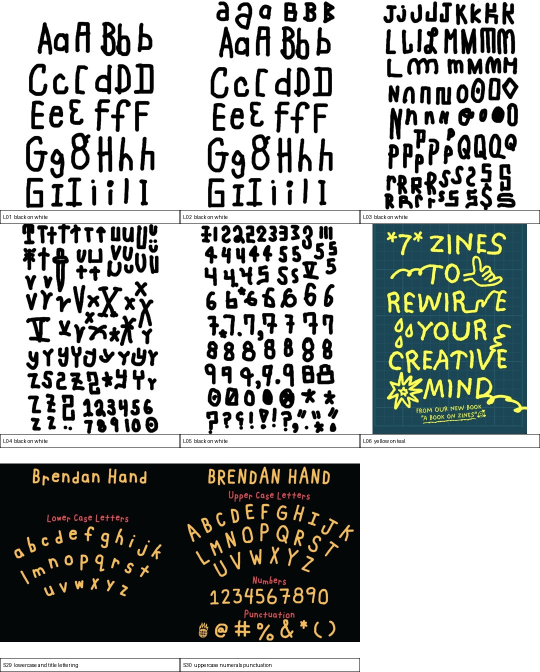
#> input picture skills/draw-like-brendan/assets/lettering-contact-sheet.jpg, 1080 x 1344 px (shown at 1/2 size)
$ python analyze_image.py ../assets/lettering-contact-sheet.jpg
#> lines starting #> are read from the running program, lines starting #| are printed output that depends on the picture
#!/usr/bin/env python3
from __future__ import annotations

import argparse
from pathlib import Path
import colorsys
import json


def analyze(path: Path, background: str = "derive", require_bold_color: bool = True, style_profile: str = "poster") -> dict:
#> called with background = 'derive', require_bold_color = True, style_profile = 'poster'
    try:
        from PIL import Image
    except ImportError:
        return {"available": False, "hard_failures": [], "warnings": ["Pillow unavailable; perform visual mechanical lint manually"]}

    image = Image.open(path).convert("RGB")
#> image is the input picture: PIL image 1080x1344 RGB; mean R, G, B 166, 168.7, 165.9
    sample = image.copy()
    sample.thumbnail((512, 512))
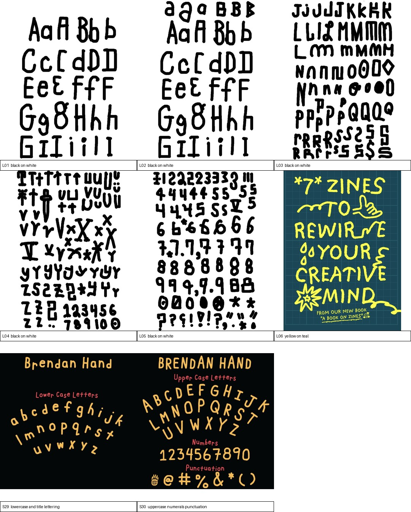
#> sample: PIL image 411x512 RGB; mean R, G, B 166, 168.6, 165.9
    pixels = list(sample.getdata())
#> pixels = 210432 items
    total = max(len(pixels), 1)
#> total = 210432

    near_white = 0
    near_black = 0
    colored = 0
    bold = 0
    cream = 0
    quantized = set()
    for r, g, b in pixels:
        mx, mn = max(r, g, b), min(r, g, b)
        if r > 240 and g > 240 and b > 240:
            near_white += 1
        if r < 45 and g < 45 and b < 45:
            near_black += 1
        h, s, v = colorsys.rgb_to_hsv(r / 255, g / 255, b / 255)
        if s > 0.20 and v > 0.25:
            colored += 1
        if s > 0.55 and v > 0.40:
            bold += 1
        if 0.08 < h < 0.18 and 0.05 < s < 0.35 and v > 0.75:
            cream += 1
        quantized.add((r // 32, g // 32, b // 32))
#> after the loop, bold = 5017; colored = 23606; cream = 1; near_black = 50168; near_white = 114305; quantized = 93 items

    corners = [sample.getpixel((0, 0)), sample.getpixel((sample.width - 1, 0)), sample.getpixel((0, sample.height - 1)), sample.getpixel((sample.width - 1, sample.height - 1))]
#> corners = [(255, 255, 255), (255, 255, 255), (114, 114, 114), (255, 255, 255)]
    white_corners = sum(1 for r, g, b in corners if r > 235 and g > 235 and b > 235)
#> white_corners = 3
    colored_ratio = colored / total
#> colored_ratio = 0.112
    bold_ratio = bold / total
#> bold_ratio = 0.0238
    bold_share = bold / max(colored, 1)
#> bold_share = 0.213

    hard, warnings = [], []
    if background.lower() in {"white", "pure white", "#ffffff"} and white_corners < 3:
        hard.append("default-white-background-failed")
    black_ratio = near_black / total
#> black_ratio = 0.238
    profile = style_profile or "poster"

    if black_ratio < 0.025:
        warnings.append("low-dark-linework-ratio")
    if require_bold_color and colored_ratio > 0.03 and bold_share < 0.35:
        warnings.append("color-is-muted; compare with the selected source palette")
    if cream / total > 0.08 and background.lower() in {"white", "pure white", "#ffffff"} and profile != "portrait":
        hard.append("cream-or-parchment-drift")
    if require_bold_color and bold_ratio < 0.025:
        warnings.append("very-little-bold-color-coverage")

    return {
        "available": True,
        "style_profile": profile,
        "path": str(path),
        "size": [image.width, image.height],
        "near_white_ratio": round(near_white / total, 4),
        "near_black_ratio": round(near_black / total, 4),
        "colored_ratio": round(colored_ratio, 4),
        "bold_color_ratio": round(bold_ratio, 4),
        "bold_share_of_colored": round(bold_share, 4),
        "cream_ratio": round(cream / total, 4),
        "white_corner_count": white_corners,
        "quantized_color_count": len(quantized),
        "hard_failures": hard,
        "warnings": warnings,
        "note": "Mechanical evidence only; typography, motifs, semantics, and slop require visual review."
    }


def main() -> int:
    parser = argparse.ArgumentParser()
    parser.add_argument("image")
    parser.add_argument("--background", default="derive")
    parser.add_argument("--allow-muted", action="store_true")
    parser.add_argument("--style-profile", default="poster")
    parser.add_argument("--out")
    args = parser.parse_args()
    result = analyze(Path(args.image), args.background, not args.allow_muted, args.style_profile)
#> result = 15 items
    rendered = json.dumps(result, indent=2)
    if args.out:
        Path(args.out).write_text(rendered + "\n", encoding="utf-8")
    print(rendered)
#> (printed output is left out)
    return 1 if result.get("hard_failures") else 0


if __name__ == "__main__":
    raise SystemExit(main())
#> (the program exits here)
